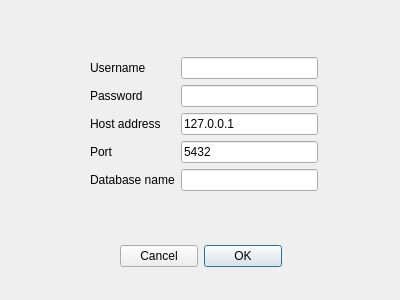
<?xml version="1.0" encoding="UTF-8"?>
<ui version="4.0">
 <class>AuthDialog</class>
 <widget class="QDialog" name="AuthDialog">
  <property name="geometry">
   <rect>
    <x>0</x>
    <y>0</y>
    <width>400</width>
    <height>300</height>
   </rect>
  </property>
  <property name="minimumSize">
   <size>
    <width>400</width>
    <height>300</height>
   </size>
  </property>
  <property name="maximumSize">
   <size>
    <width>400</width>
    <height>300</height>
   </size>
  </property>
  <property name="mouseTracking">
   <bool>false</bool>
  </property>
  <property name="windowTitle">
   <string>Authorization Dialog</string>
  </property>
  <widget class="QDialogButtonBox" name="buttonBox">
   <property name="geometry">
    <rect>
     <x>120</x>
     <y>240</y>
     <width>162</width>
     <height>32</height>
    </rect>
   </property>
   <property name="layoutDirection">
    <enum>Qt::RightToLeft</enum>
   </property>
   <property name="standardButtons">
    <set>QDialogButtonBox::Cancel|QDialogButtonBox::Ok</set>
   </property>
  </widget>
  <widget class="QWidget" name="formLayoutWidget">
   <property name="geometry">
    <rect>
     <x>90</x>
     <y>50</y>
     <width>228</width>
     <height>147</height>
    </rect>
   </property>
   <layout class="QFormLayout" name="formLayout">
    <property name="labelAlignment">
     <set>Qt::AlignLeading|Qt::AlignLeft|Qt::AlignVCenter</set>
    </property>
    <property name="formAlignment">
     <set>Qt::AlignCenter</set>
    </property>
    <item row="0" column="0">
     <widget class="QLabel" name="label">
      <property name="text">
       <string>Username</string>
      </property>
     </widget>
    </item>
    <item row="0" column="1">
     <widget class="QLineEdit" name="username_lineEdit">
      <property name="mouseTracking">
       <bool>true</bool>
      </property>
      <property name="text">
       <string/>
      </property>
      <property name="clearButtonEnabled">
       <bool>false</bool>
      </property>
     </widget>
    </item>
    <item row="1" column="0">
     <widget class="QLabel" name="label_2">
      <property name="text">
       <string>Password</string>
      </property>
     </widget>
    </item>
    <item row="1" column="1">
     <widget class="QLineEdit" name="password_lineEdit"/>
    </item>
    <item row="2" column="0">
     <widget class="QLabel" name="label_3">
      <property name="text">
       <string>Host address</string>
      </property>
     </widget>
    </item>
    <item row="2" column="1">
     <widget class="QLineEdit" name="host_lineEdit">
      <property name="text">
       <string>127.0.0.1</string>
      </property>
     </widget>
    </item>
    <item row="3" column="0">
     <widget class="QLabel" name="label_4">
      <property name="text">
       <string>Port</string>
      </property>
     </widget>
    </item>
    <item row="3" column="1">
     <widget class="QLineEdit" name="port_lineEdit">
      <property name="text">
       <string>5432</string>
      </property>
     </widget>
    </item>
    <item row="4" column="0">
     <widget class="QLabel" name="label_5">
      <property name="text">
       <string>Database name</string>
      </property>
     </widget>
    </item>
    <item row="4" column="1">
     <widget class="QLineEdit" name="db_lineEdit"/>
    </item>
   </layout>
  </widget>
 </widget>
 <resources/>
 <connections/>
</ui>
